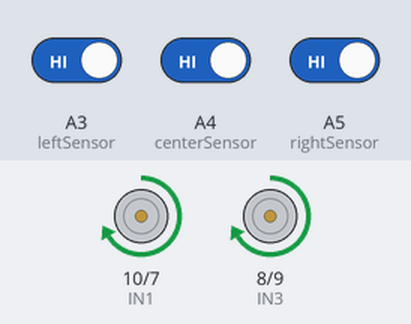
The sketch below on a simulated Arduino Uno, built with avr-gcc and run on an emulated ATmega328P. On the bench: motor-driver pin pairs drawn as motors (green arrow = first pin HIGH = forward, orange = second pin HIGH = backward, longer = more drive, scaled by the enable pin). The inputs (shaded band) are chosen by the test bench; at power-on: A3 (leftSensor) HIGH, A5 (rightSensor) HIGH, A4 (centerSensor) HIGH.

Above: at 1.2 s.
1.3 s: A3 (leftSensor) driven LOW
At 2.3 s:
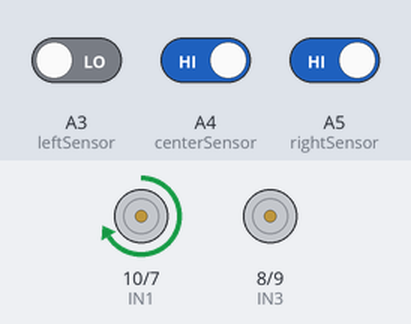
2.8 s: A3 (leftSensor) driven HIGH
At 3.4 s:
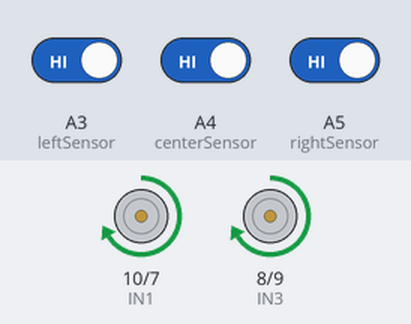
4.3 s: A5 (rightSensor) driven LOW
At 5.5 s:
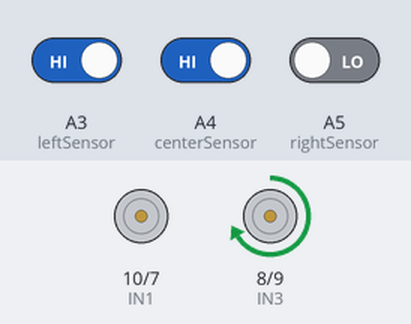
5.8 s: A5 (rightSensor) driven HIGH
At 6.9 s:
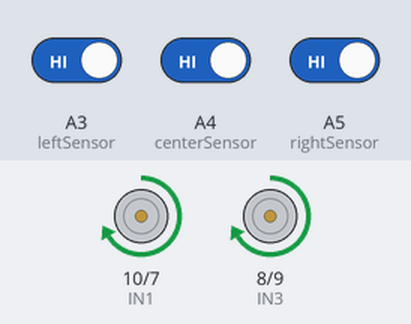
7.3 s: A3 (leftSensor) driven LOW and A4 (centerSensor) driven LOW and A5 (rightSensor) driven LOW
At 8.0 s:
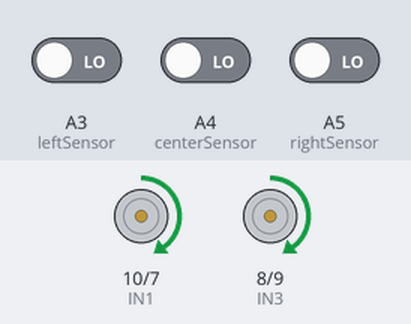
8.8 s: A3 (leftSensor) driven HIGH
At 9.2 s:
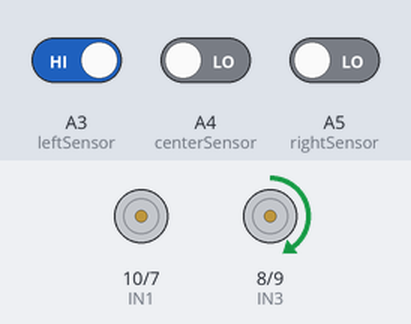
Timing chart, 0 to 11.3 s (numbered marks = the images above; inputs shaded):
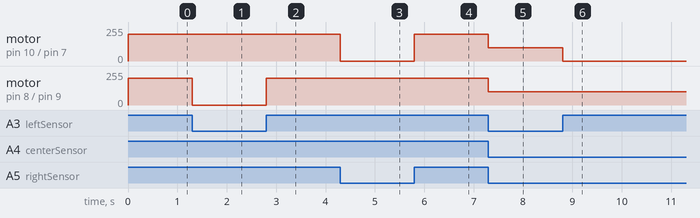

Measured:
- after the input at 1.3 s, motor on pin 8 (IN3) / pin 9 (IN4): forward 200/255 → stopped at once
- after the input at 2.8 s, motor on pin 8 (IN3) / pin 9 (IN4): stopped → forward 200/255 at once
- after the input at 4.3 s, motor on pin 10 (IN1) / pin 7 (IN2): forward 200/255 → stopped at once
- after the input at 5.8 s, motor on pin 10 (IN1) / pin 7 (IN2): stopped → forward 200/255 at once
- after the input at 7.3 s, motor on pin 10 (IN1) / pin 7 (IN2), motor on pin 8 (IN3) / pin 9 (IN4): forward 200/255 → forward 100/255 at once
- after the input at 8.8 s, motor on pin 10 (IN1) / pin 7 (IN2): forward 100/255 → stopped at once

The sketch:

line_follower.ino
```cpp
// ===== Sensors =====

int leftSensor = A3;

int centerSensor = A4;

int rightSensor = A5;


// ===== Motor driver L298N =====

int ENA = 5;

int IN1 = 10;

int IN2 = 7;

int ENB = 6;

int IN3 = 8;

int IN4 = 9;

// ===== loss dtction =====

int ld =0;

void setup() {

  pinMode(leftSensor, INPUT);

  pinMode(centerSensor, INPUT);

  pinMode(rightSensor, INPUT);

  pinMode(ENA, OUTPUT);

  pinMode(IN1, OUTPUT);

  pinMode(IN2, OUTPUT);

  pinMode(ENB, OUTPUT);

  pinMode(IN3, OUTPUT);

  pinMode(IN4, OUTPUT);

  analogWrite(ENA, 200);
  analogWrite(ENB, 200);

  Serial.begin(9600); //setting serial monitor at a default baund rate of 9600
}

void loop()
{
  int l = digitalRead(leftSensor);

  int c = digitalRead(centerSensor);

  int r = digitalRead(rightSensor);

  // ===== FOLLOW THE LINE =====

  if (l==LOW && c==HIGH && r==LOW)
  {
    forward();
    ld =0;
  }

  // ===== TURN LEFT TO LINE =====

  else if( l==HIGH && r==LOW)
  {
    leftTurn();
    ld =1;
  }

  // ===== TURN RIGHT TO LINE =====

  else if(l==LOW && r==HIGH)
  {
    rightTurn();
    ld =2;
  }

  // ===== INTRSCTION =====

  else if(l==HIGH && c==HIGH && r==HIGH)
  {
    forward();
    ld =0;
  }

  // ===== LINE LOSS =====

  else if(l==LOW && c==LOW && r==LOW)
  {
    analogWrite(ENA, 100);
    analogWrite(ENB, 100);

    // if(ld ==0)
    // {
    //   backward();
    // }
    if(ld ==1)
    {
      leftTurn();
    }
    else if(ld ==2)
    {
      rightTurn();
    }
  }

  else
  {
    forward();
  }
}

// ===== Motor Functions =====

void forward()
{
  digitalWrite(IN1, HIGH);
  digitalWrite(IN2, LOW);

  digitalWrite(IN3, HIGH);
  digitalWrite(IN4, LOW);
}

void rightTurn()
{
  digitalWrite(IN1, HIGH);
  digitalWrite(IN2, LOW);

  digitalWrite(IN3, LOW);
  digitalWrite(IN4, LOW);
}

void leftTurn()
{
  digitalWrite(IN1, LOW);
  digitalWrite(IN2, LOW);

  digitalWrite(IN3, HIGH);
  digitalWrite(IN4, LOW);
}

void stop()
{
  digitalWrite(IN1, LOW);
  digitalWrite(IN2, LOW);

  digitalWrite(IN3, LOW);
  digitalWrite(IN4, LOW);
}

void rotate360()
{
  digitalWrite(IN1, HIGH);
  digitalWrite(IN2, LOW);

  digitalWrite(IN3, LOW);
  digitalWrite(IN4, HIGH);

  delay(1000); // adjust time until robot rotates 360°
}

void backward()
{
  digitalWrite(IN1, LOW);
  digitalWrite(IN2, HIGH);

  digitalWrite(IN3, LOW);
  digitalWrite(IN4, HIGH);
}
```
